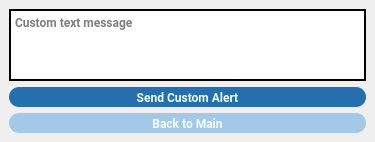
<?xml version="1.0" encoding="UTF-8"?>
<ui version="4.0">
 <class>MainWindow</class>
 <widget class="QMainWindow" name="MainWindow">
  <property name="geometry">
   <rect>
    <x>0</x>
    <y>0</y>
    <width>375</width>
    <height>142</height>
   </rect>
  </property>
  <property name="font">
   <font>
    <family>Roboto</family>
    <pointsize>9</pointsize>
    <weight>75</weight>
    <bold>true</bold>
   </font>
  </property>
  <property name="windowTitle">
   <string>MainWindow</string>
  </property>
  <property name="autoFillBackground">
   <bool>false</bool>
  </property>
  <property name="styleSheet">
   <string notr="true"/>
  </property>
  <widget class="QWidget" name="centralwidget">
   <property name="styleSheet">
    <string notr="true"/>
   </property>
   <layout class="QVBoxLayout" name="verticalLayout">
    <item>
     <layout class="QVBoxLayout" name="verticalLayout_3">
      <item>
       <widget class="QTextEdit" name="custom_alert_message">
        <property name="font">
         <font>
          <family>Roboto</family>
          <pointsize>9</pointsize>
         </font>
        </property>
        <property name="styleSheet">
         <string notr="true">border: 2px solid black;</string>
        </property>
        <property name="placeholderText">
         <string>Custom text message</string>
        </property>
       </widget>
      </item>
      <item>
       <widget class="QPushButton" name="send_custom_alert_button">
        <property name="minimumSize">
         <size>
          <width>0</width>
          <height>20</height>
         </size>
        </property>
        <property name="maximumSize">
         <size>
          <width>16777215</width>
          <height>20</height>
         </size>
        </property>
        <property name="font">
         <font>
          <family>Roboto</family>
          <weight>75</weight>
          <bold>true</bold>
         </font>
        </property>
        <property name="styleSheet">
         <string notr="true">QPushButton {
	border: 0px;
	border-radius: 10px;
	font-weight: bold;
	background-color: #256faf;
	color: rgb(233, 255, 255);
}

QPushButton:hover {
	background-color: #1d55aa;
}

QPushButton:pressed {
	background-color: #17468a;
}

QPushButton:disabled {
	background-color: #d3d3d3;
	color: #a9a9a9;
	border: 1px solid #256faf;
}
</string>
        </property>
        <property name="text">
         <string>Send Custom Alert</string>
        </property>
       </widget>
      </item>
      <item>
       <widget class="QPushButton" name="custom_to_main_button">
        <property name="minimumSize">
         <size>
          <width>100</width>
          <height>20</height>
         </size>
        </property>
        <property name="maximumSize">
         <size>
          <width>16777215</width>
          <height>20</height>
         </size>
        </property>
        <property name="font">
         <font>
          <family>Roboto</family>
          <weight>75</weight>
          <bold>true</bold>
         </font>
        </property>
        <property name="styleSheet">
         <string notr="true">QPushButton {
	border: 0px;
	border-radius: 10px;
	font-weight: bold;
	background-color: #a2c9e7;
	color: #f7ffff;
}
QPushButton:Hover {
	background-color: #8faae4;
}</string>
        </property>
        <property name="text">
         <string>Back to Main</string>
        </property>
       </widget>
      </item>
     </layout>
    </item>
   </layout>
  </widget>
 </widget>
 <resources/>
 <connections/>
</ui>
